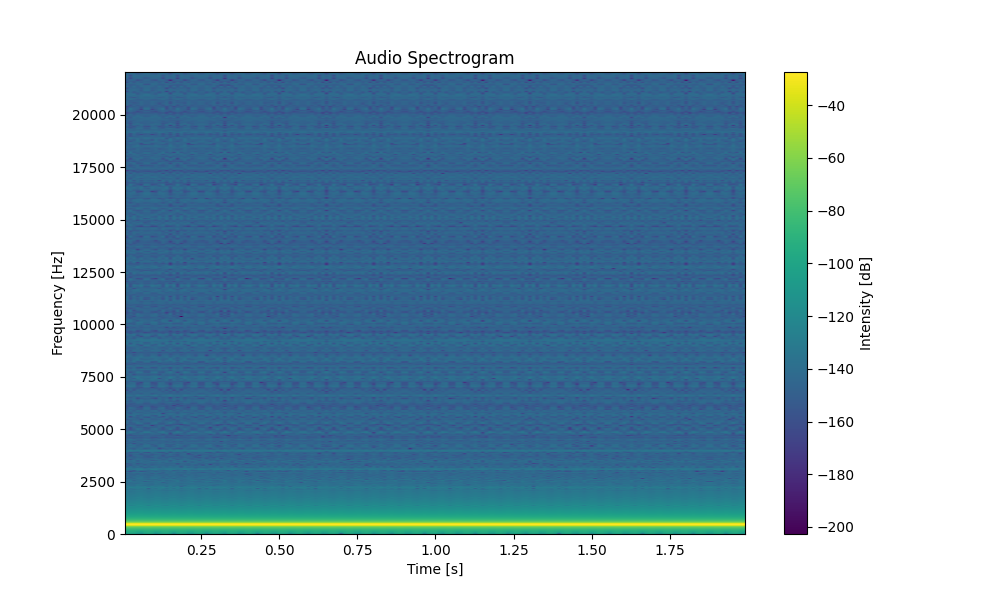

This chart was generated by the following Python code:
import numpy as np
import matplotlib.pyplot as plt
from scipy.io.wavfile import read

# Read the audio file
sample_rate, audio_data = read("sine_wave.wav")

# Normalize the audio data
audio_data = audio_data / 32767.0

# Plot the spectrogram
plt.figure(figsize=(10, 6))
plt.specgram(audio_data, Fs=sample_rate, NFFT=1024, noverlap=512, cmap='viridis')
plt.title("Audio Spectrogram")
plt.xlabel("Time [s]")
plt.ylabel("Frequency [Hz]")
plt.colorbar(label="Intensity [dB]")
plt.savefig("spectrogram.png")
plt.close()

print("Spectrogram saved as: spectrogram.png")
